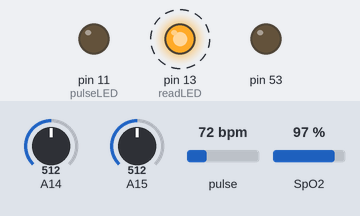
This sketch was run on a simulated Arduino Mega 2560, built with avr-gcc and run on an emulated ATmega2560. On the bench: output pins drawn as LEDs (lit = HIGH). Dashed ring = blinking. Inputs (shaded band) come from the test bench; at power-on: A14 = 512, A15 = 512, pulse 72 bpm, SpO2 97 %. Random numbers use the default seed unless the sketch sets one; what the sketch prints to the serial monitor is not drawn.

Above: at 4.12 s.
Timing chart, 0 to 7.0 s (numbered marks = the images above):
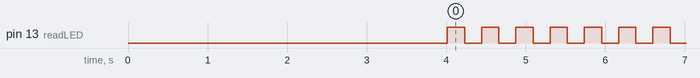

Measured:
- by itself, pin 13 (readLED): alternates HIGH for 0.22 s and LOW for 0.22 s

The sketch:

arduino.ino
```cpp
// inicio variables max
#include <Wire.h>
#include "MAX30105.h"
#include "spo2_algorithm.h"

MAX30105 particleSensor;

#define MAX_BRIGHTNESS 255

#if defined(__AVR_ATmega328P__) || defined(__AVR_ATmega168__)
//Arduino Uno doesn't have enough SRAM to store 100 samples of IR led data and red led data in 32-bit format
//To solve this problem, 16-bit MSB of the sampled data will be truncated. Samples become 16-bit data.
uint16_t irBuffer[100]; //infrared LED sensor data
uint16_t redBuffer[100];  //red LED sensor data
#else
uint32_t irBuffer[100]; //infrared LED sensor data
uint32_t redBuffer[100];  //red LED sensor data
#endif

int32_t bufferLength; //data length
int32_t spo2; //SPO2 value
int8_t validSPO2; //indicator to show if the SPO2 calculation is valid
int32_t heartRate; //heart rate value
int8_t validHeartRate; //indicator to show if the heart rate calculation is valid

byte pulseLED = 11; //Must be on PWM pin
byte readLED = 13; //Blinks with each data read


byte indexOxigeno=75;

//final variables max


int val;
long last=0;
int stat=HIGH;
int stat2;
#define PI 3.141592
int contar=0;
int sens=530; //
int nPalas=3;//
int milisegundos=200;//
float radio=30;//
float radioM=radio/1000;
float circunferencia=2*PI*radioM;
int contVelocidad=0;
float veloComp;
int GuardVelocidad[10];
int indexVelo;
bool veloIgual;


void setup() {
  // put your setup code here, to run once:
  Serial.begin(9600);
  pinMode(53,OUTPUT);

  //max
  pinMode(pulseLED, OUTPUT);
  pinMode(readLED, OUTPUT);

  // Initialize sensor
  if (!particleSensor.begin(Wire, I2C_SPEED_FAST)) //Use default I2C port, 400kHz speed
  {
    Serial.println(F("MAX30105 was not found. Please check wiring/power."));
    while (1);
  }

  //Serial.println(F("Attach sensor to finger with rubber band. Press any key to start conversion"));
  //while (Serial.available() == 0) ; //wait until user presses a key
  //Serial.read();

  byte ledBrightness = 60; //Options: 0=Off to 255=50mA
  byte sampleAverage = 4; //Options: 1, 2, 4, 8, 16, 32
  byte ledMode = 2; //Options: 1 = Red only, 2 = Red + IR, 3 = Red + IR + Green
  byte sampleRate = 100; //Options: 50, 100, 200, 400, 800, 1000, 1600, 3200
  int pulseWidth = 411; //Options: 69, 118, 215, 411
  int adcRange = 4096; //Options: 2048, 4096, 8192, 16384

  particleSensor.setup(ledBrightness, sampleAverage, ledMode, sampleRate, pulseWidth, adcRange); //Configure sensor with these settings


  bufferLength = 100; //buffer length of 100 stores 4 seconds of samples running at 25sps

  //read the first 100 samples, and determine the signal range
  for (byte i = 0 ; i < bufferLength ; i++)
  {
    while (particleSensor.available() == false) //do we have new data?
      particleSensor.check(); //Check the sensor for new data

    redBuffer[i] = particleSensor.getRed();
    irBuffer[i] = particleSensor.getIR();
    particleSensor.nextSample(); //We're finished with this sample so move to next sample

    //Serial.print(F("red="));
    //Serial.print(redBuffer[i], DEC);
    //Serial.print(F(", ir="));
    //Serial.println(irBuffer[i], DEC);
  }

}

void loop() {
  // put your main code here, to run repeatedly:
  int value = analogRead(A15);
  float volts = (value /1023.0) * 5*100.0;
  float celcius = volts * 100;

  float temperatura  = (volts-32)/1.8;
  if(temperatura>40){
    temperatura=random(30,39);
  }
  if(temperatura<20){
    temperatura=random(27,39);
  }
  //Serial.println("Temp");


  val=analogRead(A14);
 //Serial.println(val);
if(val<sens){

  stat=HIGH;}
  else{
  stat=LOW;
  digitalWrite(53,stat);}
  if(stat2!=stat)
  {
  contar++;
  stat2=stat;
  }
  if(millis()-last>=milisegundos)
  {
     int rps=((double)contar)*1000.0/(milisegundos);
     int rpm=((double)contar/nPalas)/2.0*60000.0/(milisegundos);
     float vel=rps;
/*
     Serial.print("Radio  = ");Serial.println(radio);
     Serial.print("Radio en metros  = ");Serial.println((float)radioM);
     Serial.print("Circunferencia  = ");Serial.println(circunferencia);
     Serial.print("RPM  = ");Serial.println(rpm);
     Serial.print("RPS  = ");Serial.println(rps);
*/

     //Serial.print("Vel  = ");Serial.print(circunferencia*vel);Serial.println(" m/s");
     //Serial.println("---------");
     float velocidad=float(circunferencia*vel);
     GuardVelocidad[indexVelo]=velocidad;

     if(indexVelo==10){
      if(verificarVelocidad()==true){
        contar =0;
        indexVelo=0;
      }
     }
     indexVelo++;
     //Serial.println(circunferencia*vel);


    //max
        //dumping the first 25 sets of samples in the memory and shift the last 75 sets of samples to the top
    for (byte i = 25; i < 100; i++)
    {
      redBuffer[i - 25] = redBuffer[i];
      irBuffer[i - 25] = irBuffer[i];
    }

    //take 25 sets of samples before calculating the heart rate.

      /*while (particleSensor.available() == false) //do we have new data?
        particleSensor.check(); //Check the sensor for new data*/

      digitalWrite(readLED, !digitalRead(readLED)); //Blink onboard LED with every data read

      if(indexOxigeno==101){
        indexOxigeno=75;
      }

      redBuffer[indexOxigeno] = particleSensor.getRed();
      irBuffer[indexOxigeno] = particleSensor.getIR();
      indexOxigeno++;
      particleSensor.nextSample(); //We're finished with this sample so move to next sample

      //send samples and calculation result to terminal program through UART
      //Serial.print(F("red="));
      //Serial.print(redBuffer[i], DEC);
      //Serial.print(F(", ir="));
      //Serial.print(irBuffer[i], DEC);

      //Serial.print(F(", HR="));
      //Serial.print(heartRate, DEC);

      //Serial.print(F(", HRvalid="));
      //Serial.print(validHeartRate, DEC);

      //Serial.print(F(", SPO2="));
      //Serial.print(spo2, DEC);

      //Serial.print(F(", SPO2Valid="));
      //Serial.println(validSPO2, DEC);


      // calorias
      float caloria = float(0.071*175*((millis()/1000)/30));
      caloria = caloria /100;
     String calorias= String(caloria);
      //Serial.println(calorias);
      // oxigeno y pulos
      String pulso=String(heartRate);
      String oxigeno=String(spo2);

      String velo= String(velocidad);
      float distancia=float(velocidad*(millis()/10000));
      String distString =String(distancia);
      int tempInt=int(temperatura);
      String tempString=String(tempInt);
      String mensaje= String(tempString+"/"+velo+"/"+distString+"/"+calorias+"/"+pulso+"/"+oxigeno+"/");
      Serial.println(mensaje);


    //After gathering 25 new samples recalculate HR and SP02
    maxim_heart_rate_and_oxygen_saturation(irBuffer, bufferLength, redBuffer, &spo2, &validSPO2, &heartRate, &validHeartRate);

     last=millis();
  }

  delay(100);

}

bool verificarVelocidad(){
  for(int i = 0; i<=8; i++){
    if (GuardVelocidad[i] == GuardVelocidad[i+1]) {
        veloIgual = true;
    }else{
      veloIgual = false;
      break;
    }
  }
  return veloIgual;
}
```
